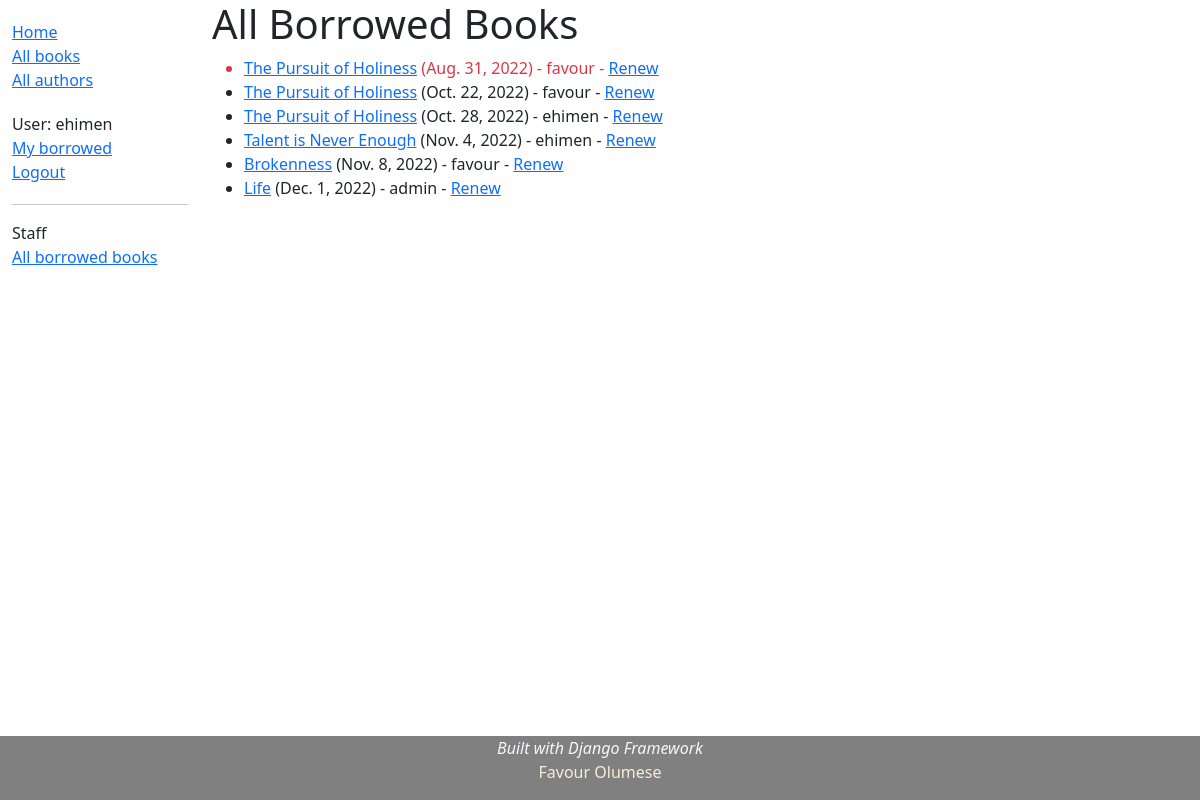
/catalog/borrowedbooks/ (signed in), run on the app's committed database.
### catalog/models.py (models this page shows, shortened)
class BookInstance(models.Model):
    id = models.UUIDField(primary_key=True, default=uuid.uuid4,
        help_text='Unique ID for this particular book across whole library.')
    book = models.ForeignKey('Book', on_delete=models.RESTRICT, null=True)
    imprint = models.CharField(max_length=200)
    due_back = models.DateField(null=True, blank=True)
    borrower = models.ForeignKey(User, on_delete=models.SET_NULL, null=True, blank=True)
    LOAN_STATUS = (
        ('m', 'Maintenance'),
        ('o', 'On loan'),
        ('a', 'Available'),
        ('r', 'Reserved'),
    )
    status = models.CharField(
        max_length=1,
        choices=LOAN_STATUS,
        blank=True,
        default='m',
        help_text='Book availabilty'
    )
    class Meta:
        ordering = ['due_back']
        permissions = (("can_mark_returned", "Set book as returned"),
                        ("can_renew", "Renew book due date"),
                        )
    @property
    def is_overdue(self):
        return bool(self.due_back and date.today() > self.due_back)

class Book(models.Model):
    title = models.CharField(max_length=200)
    author = models.ForeignKey('Author', on_delete=models.SET_NULL, null=True)
    summary = models.TextField(max_length=1000,
    help_text = 'Enter a brief description of the book')
    isbn = models.CharField('ISBN', max_length=13, unique=True,
    help_text='13 Character <a href="https://www.isbn-international.org/\
    content/what-isbn">ISBN number</a>')
    genre = models.ManyToManyField(Genre,
    help_text='Select a genre for this book.')
    language = models.ForeignKey('Language', on_delete=models.SET_NULL, null=True)
    def display_genre(self):
        """Create a string for the Genre. This is required to display
        genre in Admin. The ManyToManyField prevent the __str__
        from performing this function."""
        return ', '.join(genre.name for genre in self.genre.all()[:3])
    display_genre.short_description = 'Genre'
    class Meta:
        permissions = (('can_edit_books', 'Edit books\' details'),)

### catalog/views.py (the view)
# urls.py: path('borrowedbooks/', views.BorrowedBooksListView.as_view(), name='borrowed-books'),
class BorrowedBooksListView(PermissionRequiredMixin, generic.ListView):
    model = BookInstance
    template_name = 'catalog/all_borrowed_books.html'
    paginate_by = 10
    permission_required = 'catalog.can_mark_returned'
    def get_queryset(self):
        return BookInstance.objects.filter(status__exact='o').order_by('due_back')

### catalog/templates/catalog/all_borrowed_books.html (shortened to what this page needs)
{% extends "catalog/base_generic.html" %}
{% block content %}
    <h1>All Borrowed Books</h1>
    {% if bookinstance_list %}
        <ul>
            {% for bookinst in bookinstance_list %}
                <li class="{% if bookinst.is_overdue %}text-danger{% endif %}">
                    <a href="{% url 'book-detail' bookinst.book.pk %}">{{ bookinst.book.title }}</a>
                    ({{ bookinst.due_back }}) - {{ bookinst.borrower }}
                    {% if perms.catalog.can_renew %}
                     - <a href="{% url 'renew-book-librarian' bookinst.id %}">Renew</a>
                    {% endif %}
                </li>
            {% endfor %}
        </ul>
    {% else %}
        <p>There are no books borrowed.</p>
    {% endif %}
{% endblock %}

### catalog/templates/catalog/base_generic.html (shortened to what this page needs)
                                                                                                                                                                                                                                                            <!DOCTYPE html>
<html>
    <head>
        <link href="https://cdn.jsdelivr.net/npm/bootstrap@5.1.3/dist/css/bootstrap.min.css"
        rel="stylesheet">
        {% load static %}
        <link rel="stylesheet" href="{% static 'css/style.css' %}">
    </head>
    <body>
        <div class="container-fluid">
            <div class="row">
                <div class="col-sm-2">
                {% block sidebar %}
                    <ul class="sidebar-nav">
                        <li><a href="{% url 'index' %}">Home</a></li>
                        <li><a href="{% url 'books'%}">All books</a></li>
                        <li><a href="{% url 'authors' %}">All authors</a></li>
                    </ul>
                    <ul class="sidebar-nav">
                        {% if user.is_authenticated %}
                            <li>User: {{ user.get_username }}</li>
                            <li><a href="{% url 'my-borrowed' %}">My borrowed</a></li>
                            <li><a href="{% url 'logout' %}?next={{ request.path }}">Logout</a></li>
                        {% else %}
                            <li><a href="{% url 'login' %}?next={{request.path}}">Login</a></li>
                        {% endif %}
                    </ul>
                    <ul class="sidebar-nav">
                        {% if perms.catalog.can_mark_returned %}
                            <hr>
                            <li>Staff</li>
                            <li><a href="{% url 'borrowed-books' %}">All borrowed books</a></li>
                        {% endif %}
                    </ul>
                {% endblock %}
                </div>
                <div class="col-sm-10">
                    {% block content %}
                    {% endblock %}
                </div>
            </div>
        </div>
        <div class="footer" style="bottom: 0; position:fixed; background: grey; color: aliceblue; width: 100%;">
            {% block footer %}
                <div style="text-align: center;">
                    <em>Built with Django Framework</em>
                    <p><a href="https://github.com/favour-olumese" target="_blank" style="text-decoration: none; color:antiquewhite">Favour Olumese</a></p>
                </div>
            {% endblock %}
        </div>
    </body>
</html>

### catalog/static/css/style.css (style rules this page uses)
.sidebar-nav { margin-top: 20px; padding: 0; list-style: none; }

### data on the page
BookInstance: book "The Pursuit of Holiness", due_back "Aug. 31, 2022", borrower "favour"
BookInstance: book "The Pursuit of Holiness", due_back "Oct. 22, 2022", borrower "favour"
BookInstance: book "The Pursuit of Holiness", due_back "Oct. 28, 2022", borrower "ehimen"
BookInstance: book "Talent is Never Enough", due_back "Nov. 4, 2022", borrower "ehimen"
BookInstance: book "Brokenness", due_back "Nov. 8, 2022", borrower "favour"
BookInstance: book "Life", due_back "Dec. 1, 2022", borrower "admin"

### other printed values
{{ user.get_username }} "ehimen"
